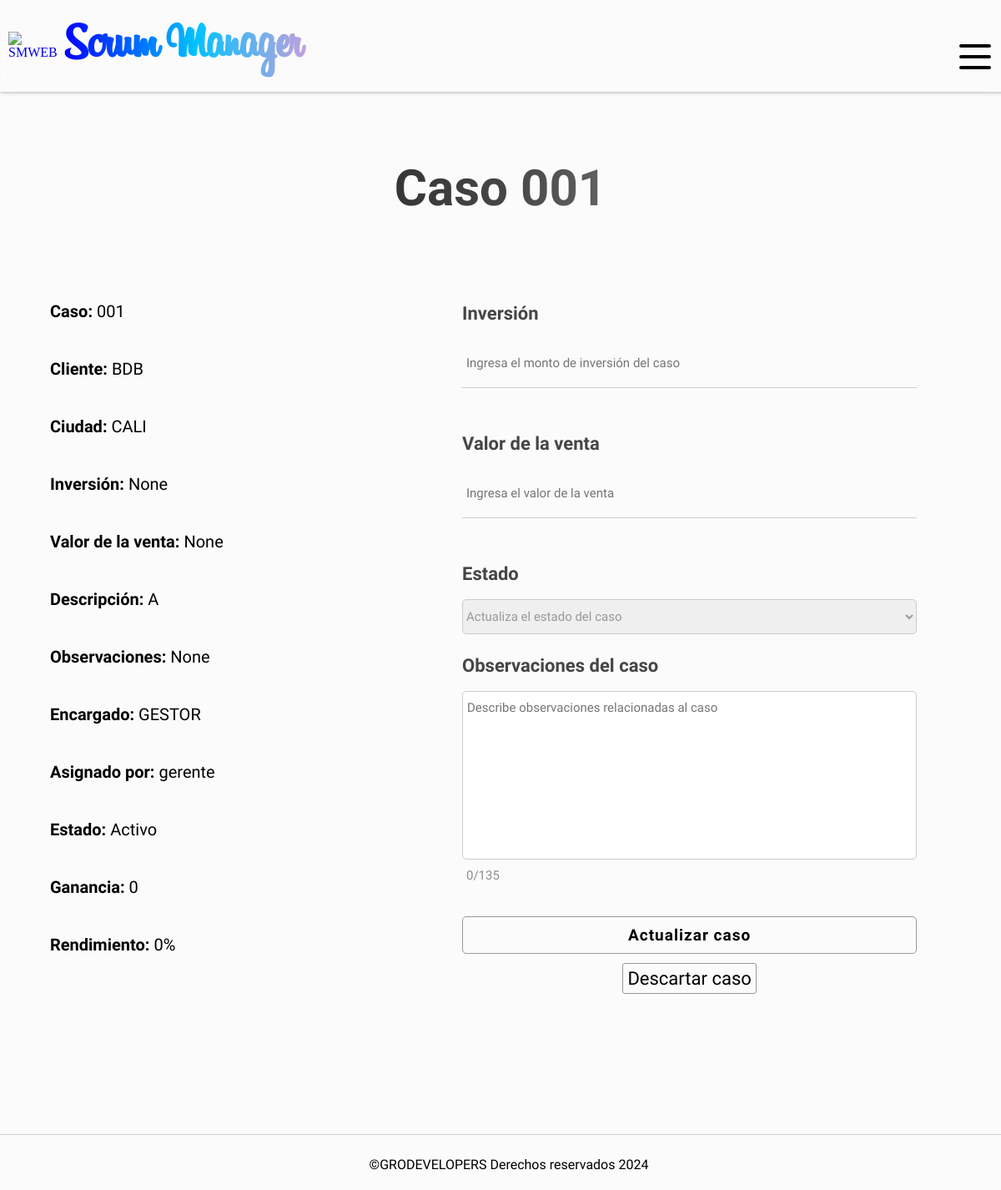
The page /update-order/001 (signed in) on the database its author committed.
### SMWEB/models.py (models this page shows, shortened)
class WorkOrder(models.Model):
    order_id = models.CharField(verbose_name="Número de caso", max_length=255, primary_key = True)
    client = models.CharField(verbose_name="Cliente", max_length=255, null=False, default="")
    city = models.CharField(verbose_name="Ciudad", max_length=255, null=False)
    invesment = models.DecimalField(verbose_name="Inversión", max_digits=20, decimal_places=2, null= True)
    sales_value = models.DecimalField(verbose_name="Valor de venta", max_digits=20, decimal_places=2, null= True)
    service_description = models.TextField(verbose_name="Descripción del servicio")
    remarks = models.TextField("Observaciones del caso", null= True)
    in_charge = models.CharField(verbose_name="Encargado", max_length=255, null=False, default="")
    assigned_by = models.CharField(verbose_name="Asignado por", max_length=255, null= False, default="")
    status = models.CharField(verbose_name="Estado", max_length=50, null= False, default="Activo")
    created_at = models.DateField(verbose_name="Asignado el", auto_now_add=True)
    company = models.CharField(verbose_name="Empresa", max_length=255, null=False, default="")
    class Meta:
        verbose_name = 'Orden de trabajo'
        verbose_name_plural = 'Ordenes de trabajo'

### SMWEB/views.py (the view, shortened to what this page needs)
# urls.py: path('update-order/<str:order_id>', views.update_order, name='update-order'),
@login_required(login_url=inicio)
def update_order(request, order_id):
    order = WorkOrder.objects.get(order_id = order_id)
    if order.sales_value and order.invesment:
        profit = float(order.sales_value) - float(order.invesment)
        formatted_profit = format_amount(profit)
        result = (int(profit) / int(order.sales_value)) * 100
        profit_percentage = round(result, 2)
    elif order.sales_value:
        profit = float(order.sales_value) - 0
        formatted_profit = format_amount(profit)
        result = (int(profit) / int(order.sales_value)) * 100
        profit_percentage = round(result, 2)
    elif order.invesment:
        profit = 0 - float(order.invesment)
        formatted_profit = format_amount(profit)
        result = int(profit) * 100
        profit_percentage = round(result, 2)
    else:
        formatted_profit = 0
        profit_percentage = 0
    return render(request, 'update_order.html',{
        'order': order,
        'profit': formatted_profit,
        'percentage': profit_percentage
    })

### SMWEB/context_processors.py (called while the page is built, shortened)
def get_rejected_payments(request):
    if request.user.is_authenticated:
        company_id = request.user.company_id
        first_name = request.user.first_name
        rejected_payments = PaymentRejected.objects.filter(company = company_id).filter(in_charge = first_name.upper()).count()
        return {
            'rejected_payments': rejected_payments
        }
    return {
        'rejected_payments': False
        }

def get_payments(request):
    if request.user.is_authenticated:
        company_id = request.user.company_id
        payments = OrderPayment.objects.filter(company = company_id).count()
        return {
            'received_payments': payments
        }
    return {
        'received_payments': False
        }

def get_affiliations(request):
    if request.user.is_authenticated:
        company_id = request.user.company_id
        affiliations = Affiliation.objects.filter(company = company_id).count()
        return {
            'received_affiliations': affiliations
        }
    return {
        'received_affiliations': False
        }

def get_rejected_affiliations(request):
    if request.user.is_authenticated:
        company_id = request.user.company_id
        first_name = request.user.first_name
        rejected_affiliation = RejectedAffiliation.objects.filter(company = company_id).filter(in_charge = first_name.upper()).count()
        return {
            'rejected_affiliations': rejected_affiliation
        }
    return {
        'rejected_affiliations': False
        }

def get_notifies(request):
    if request.user.is_authenticated:
        user_rol = request.user.rol
        if user_rol == 'gerente':
            company_id = request.user.company_id
            payments = OrderPayment.objects.filter(company = company_id).count()
            affiliations = 0
            notifies = payments + affiliations
            return {
                'notifies': notifies
            }
    else:
        return {
            'notifies': False
        }

### SMWEB/templates/update_order.html (shortened to what this page needs)
{% extends "layout.html" %}
{% block content %}
    <h1 id="title" >Caso {{order.order_id}}</h1>
    <div class="order__section">
        <div class="order__information">
            <p class="order__element order__element-id"><strong>Caso:</strong> {{order.order_id}}</p>
            <p class="order__element order__element-client"><strong>Cliente:</strong> {{order.client}}</p>
            <p class="order__element order__element-city"><strong>Ciudad:</strong> {{order.city}}</p>
            <p class="order__element order__element-invesment"><strong>Inversión:</strong> {{order.invesment}}</p>
            <p class="order__element order__element-sales_value"><strong>Valor de la venta:</strong> {{order.sales_value}}</p>
            <p class="order__element order__element-service_description"><strong>Descripción:</strong> {{order.service_description}}</p>
            <p class="order__element order__element-remarks"><strong>Observaciones:</strong> {{order.remarks}}</p>
            <p class="order__element order__element-in_charge"><strong>Encargado:</strong> {{order.in_charge}}</p>
            <p class="order__element order__element-assigned_by"><strong>Asignado por:</strong> {{order.assigned_by}}</p>
            <p class="order__element order__element-status"><strong>Estado:</strong> {{order.status}}</p>
            <p class="order__element order__element-profit"><strong>Ganancia:</strong> {{profit}}</p>
            <p class="order__element order__element-profit_percentage"><strong>Rendimiento:</strong> {{percentage}}%</p>
        </div>
        <form id="creation_form" class="update_form" action="" method="post">
            <br><br>
            <label for="invesment">Inversión</label><br>
            <input type="text" name="invesment" placeholder="Ingresa el monto de inversión del caso"><br>
            <br><br>
            <label for="sales_value">Valor de la venta</label><br>
            <input type="text" name="sales_value" placeholder="Ingresa el valor de la venta"><br>
            <br><br>
            <label for="status">Estado</label><br>
            <select id="status" name="status">
                <option value="">Actualiza el estado del caso</option>
            </select>
            <label for="remarks">Observaciones del caso</label><br>
            <textarea name="remarks", class="textarea", maxlength="135", placeholder="Describe observaciones relacionadas al caso", rows="10", cols="20"></textarea>
            <span class="counter">0/135</span>
            <input type="submit" value="Actualizar caso">
            <div class="btn_container">
                <a href='{% url "delete-order" order.order_id %}' class="delete_order" onclick="return confirm('¿Estás seguro de que deseas descartar la orden?');">Descartar caso</a>
            </div>
        </form>
    </div>
    {% load static %}
{% endblock %}

### SMWEB/static/css/styles.css (style rules this page uses)
:root { --title-font: 'Billabong'; --normal-font: 'M PLUS Rounded 1c'; --menu-font: 'M PLUS Rounded 1c'; --symbol-font: 'Symbol'; }
* { text-decoration: none; }
body { background-color: #FBFBFB; margin: 0px; }
#content > #title { text-align: center; width: 100%; }
#title { font-family: var(--normal-font); font-size: 60px; background: linear-gradient(90deg, black, rgb(69, 69, 69), rgb(197, 197, 197)); -webkit-background-clip: text; -webkit-text-fill-color: transparent; }
#login_form, #creation_form { width: 50%; display: flex; flex-direction: column; justify-content: center; }
#login_form label, #creation_form label { font-family: var(--normal-font); font-size: 22px; font-weight: bold; color: rgb(69, 69, 69); }
#login_form input[type=text], #login_form input[type=password], #creation_form input[type=text], #creation_form input[type=password], #creation_form input[type=email], #creation_form input[type=date] { font-family: var(--normal-font); font-size: 15px; color: rgb(197, 197, 197); background-color: #FBFBFB; border: none; border-bottom: 1px solid #ccc; padding: 20px; padding-left: 5px; outline: none; transition: all 500ms; }
#creation_form textarea { border: 1px solid #ccc; border-radius: 5px; resize: none; font-family: var(--normal-font); font-size: 15px; padding: 10px; padding-left: 5px; outline: none; color: #999; }
#creation_form input[type=submit] { width: 100%; height: 45px; margin-top: 30px; align-self: center; border: 1px solid #999; border-radius: 5px; background-color: #FBFBFB; font-family: var(--normal-font); font-size: 19px; font-weight: bold; letter-spacing: 1px; cursor: pointer; transition: all 450ms; }
#creation_form select { font-family: var(--normal-font); font-size: 15px; padding: 10px 0px; border-radius: 5px; border: 1px solid #ccc; color: #999; outline: none; margin-bottom: 25px; }
.order__section { width: 100%; display: flex; flex-direction: row; flex-wrap: wrap; }
.order__information { width: 40%; padding: 30px; padding-left: 40px; }
.update_form { flex-basis: 47% !important; }
.order__element { font-family: var(--normal-font); font-size: 20px; margin-bottom: 45px; overflow-wrap: break-word; }
.counter { font-family: var(--normal-font); font-size: 15px; color: #8d8d8d; margin: 10px 5px; }
.btn_container { width: 100%; height: 60px; display: flex; flex-direction: row; justify-content: space-evenly; align-items: center; }
.finish_order, .delete_order, .delete_user, .reject_payment, .approve_payment { font-family: var(--normal-font); font-size: 22px; text-decoration: none; color: black; border: 1px solid #999; border-radius: 3px; padding: 5px; transition: all 450ms; }

### rows shown on the page
WorkOrder: order_id "001", client "BDB", city "CALI", invesment "None", sales_value "None", service_description "A", remarks "None", in_charge "GESTOR", assigned_by "gerente", status "Activo"

### other values the page prints
{{ profit }} "0"
{{ percentage }} "0"
